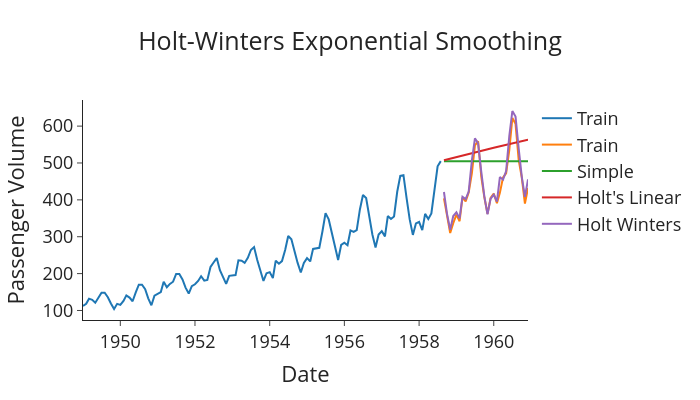

The notebook cell this image was saved under:
### Markdown cell above
## Implementing Holt Winters in Python

### Code cell
# Import packages
import plotly.graph_objects as go
import pandas as pd
from statsmodels.tsa.holtwinters import SimpleExpSmoothing, Holt, ExponentialSmoothing

# Read in the data
data = pd.read_csv('AirPassengers.csv')
data['Month'] = pd.to_datetime(data['Month'])

# Split train and test
train = data.iloc[:-int(len(data) * 0.2)]
test = data.iloc[-int(len(data) * 0.2):]


def plot_func(forecast1: list[float],
              forecast2: list[float],
              forecast3: list[float],
              title: str) -> None:
    """Function to plot the forecasts."""
    fig = go.Figure()
    fig.add_trace(go.Scatter(x=train['Month'], y=train['#Passengers'], name='Train'))
    fig.add_trace(go.Scatter(x=test['Month'], y=test['#Passengers'], name='Train'))
    fig.add_trace(go.Scatter(x=test['Month'], y=forecast1, name='Simple'))
    fig.add_trace(go.Scatter(x=test['Month'], y=forecast2, name="Holt's Linear"))
    fig.add_trace(go.Scatter(x=test['Month'], y=forecast3, name='Holt Winters'))
    fig.update_layout(template="simple_white", font=dict(size=18), title_text=title,
                      width=700, title_x=0.5, height=400, xaxis_title='Date',
                      yaxis_title='Passenger Volume')
    return fig.show()


# Fit simple model and get forecasts
model_simple = SimpleExpSmoothing(train['#Passengers']).fit(optimized=True)
forecasts_simple = model_simple.forecast(len(test))

# Fit Holt's model and get forecasts
model_holt = Holt(train['#Passengers'], damped_trend=True).fit(optimized=True)
forecasts_holt = model_holt.forecast(len(test))

# Fit Holt Winters model and get forecasts
model_holt_winters = ExponentialSmoothing(train['#Passengers'], trend='mul',
                                          seasonal='mul', seasonal_periods=12)\
                                          .fit(optimized=True)
forecasts_holt_winters = model_holt_winters.forecast(len(test))

# Plot the forecasts
plot_func(forecasts_simple, forecasts_holt, forecasts_holt_winters,  "Holt-Winters Exponential Smoothing")
